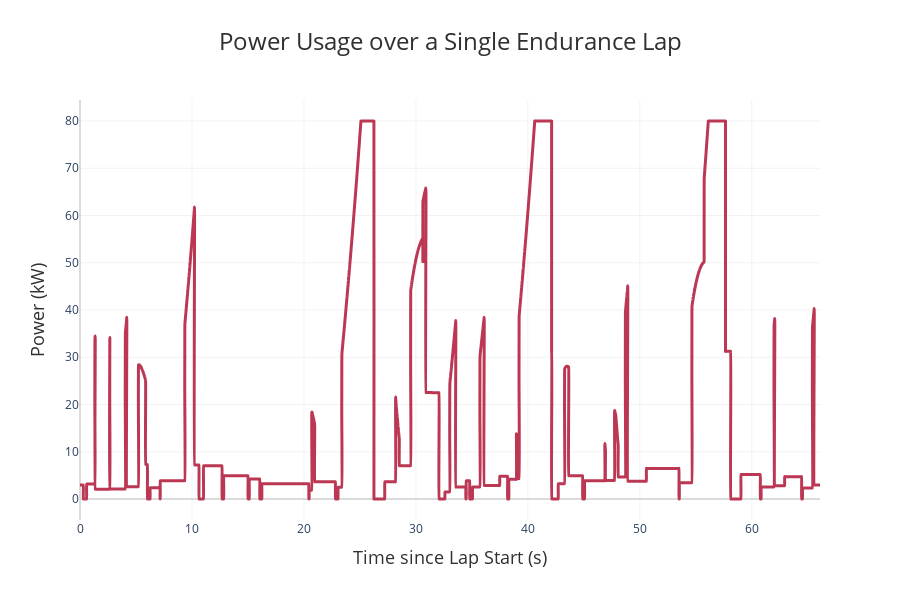

Write notebook code for a chart like this one.
### Markdown cell above
We run the competition by calling .run() on the competition object. Then, we can print out our point totals and graph some more detailed information, in this case power v.s. time during the Accel event.

### Code cell
import numpy as np
from suboptimumg.plotting.utils import pretty_print_results
from suboptimumg.plotting.generic_plot import plot2D

# Run sample competition
accel_results, skidpad_results, autoX_results, endurance_results, efficiency_points = (
    michigan2023_revX.run()
)
pretty_print_results(
    accel_results, skidpad_results, autoX_results, endurance_results, efficiency_points
)

plot2D(
    x_list=np.array(endurance_results.time_list),
    y_list=np.array(endurance_results.power_list) / 1000,
    title="Power Usage over a Single Endurance Lap",
    x_axis="Time since Lap Start (s)",
    y_axis="Power (kW)",
    theme="powertrain",
)

print("Power Statistics:")
print(f"Max Power: {max(endurance_results.power_list) / 1000} kW")
print(f"Min Power: {min(endurance_results.power_list) / 1000} kW")
print(
    f"Avg Power: {sum(endurance_results.power_list) / len(endurance_results.power_list) / 1000} kW"
)

### Figure 1 — Plotly figure (JSON) as saved in the notebook; plotly's stock layout.template omitted (floating-point values rounded to 4 significant figures; data arrays with more than 128 entries replaced by an {"elided": "..."} marker saying what was removed)
{"data": [{"hovertemplate": "Time since Lap Start (s): %{x}<br>Power (kW): %{y:.2f}<extra></extra>", "line": {"color": "#BB3754", "shape": "spline", "width": 3}, "mode": "lines", "type": "scatter", "x": {"elided": "16262 float values"}, "y": {"elided": "16262 float values"}}], "layout": {"height": 600, "hovermode": "closest", "legend": {"title": {"text": "Legend"}}, "margin": {"b": 80, "l": 80, "r": 80, "t": 100}, "plot_bgcolor": "white", "showlegend": false, "title": {"font": {"color": "#303030", "size": 24}, "text": "Power Usage over a Single Endurance Lap", "x": 0.5, "xanchor": "center"}, "width": 900, "xaxis": {"gridcolor": "rgba(211, 211, 211, 0.3)", "gridwidth": 1, "showgrid": true, "title": {"font": {"color": "#303030", "size": 18}, "text": "Time since Lap Start (s)"}, "zeroline": true, "zerolinecolor": "rgba(211, 211, 211, 0.8)", "zerolinewidth": 2}, "yaxis": {"gridcolor": "rgba(211, 211, 211, 0.3)", "gridwidth": 1, "showgrid": true, "title": {"font": {"color": "#303030", "size": 18}, "text": "Power (kW)"}, "zeroline": true, "zerolinecolor": "rgba(211, 211, 211, 0.8)", "zerolinewidth": 2}}}
